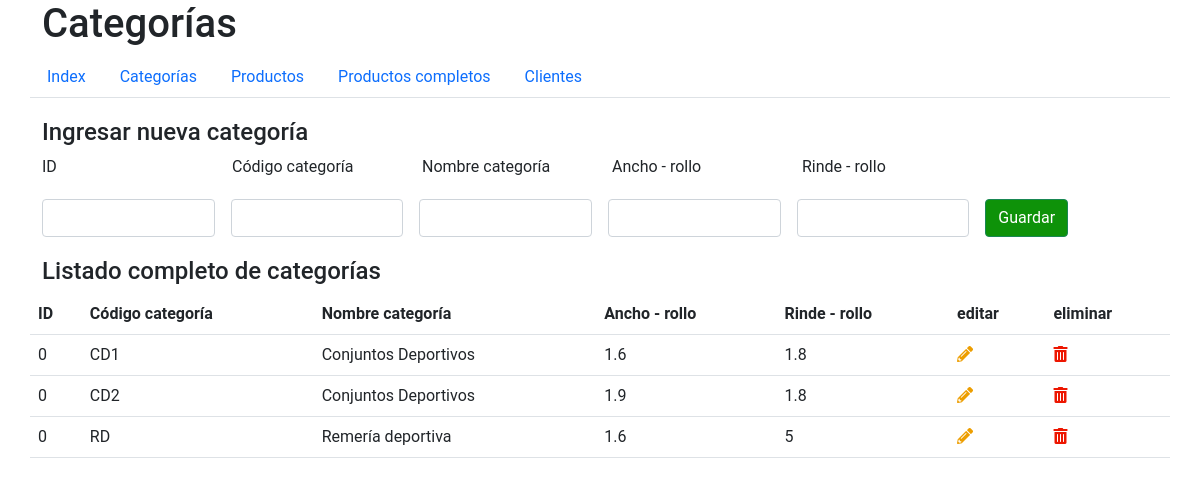
Page /categorias.php on the committed database.
### tables this page shows
CREATE TABLE `cat_productos` (
  `ID_BD` int(11) NOT NULL,
  `idCodigo_Cat` varchar(50) NOT NULL,
  `Nombre_Categoría` varchar(50) NOT NULL,
  `AnchoRollo` float NOT NULL,
  `RindeRollo` float NOT NULL
);

### categorias.php (the view, shortened to what this page needs)
<?php
include 'conexion.php';
$consulta = "SELECT * FROM cat_productos";
$listado=mysqli_query($conexion, $consulta);
?>
<!DOCTYPE html>
<html lang="es">
<head>
    <link rel="stylesheet" href="css/estilos.css">
    <link rel="stylesheet" href="css/BD.css">
    <link href="https://cdn.jsdelivr.net/npm/bootstrap@5.0.2/dist/css/bootstrap.min.css" rel="stylesheet">
    <link href="https://maxcdn.bootstrapcdn.com/font-awesome/4.7.0/css/font-awesome.min.css" rel="stylesheet">
    <link rel="stylesheet" href="https://pro.fontawesome.com/releases/v5.10.0/css/all.css"/>
</head>
<body>
    <main>
        <div class="container">
            <div class="row">
                <h1>Categorías</h1>
                <ul class="nav nav-tabs">
                <li class="nav-item">
                        <a class="nav-link" href="index.php">Index</a>
                    </li>
                    <li class="nav-item">
                        <a class="nav-link" href="categorias.php">Categorías</a>
                    </li>
                    <li class="nav-item">
                        <a class="nav-link" href="productos.php">Productos</a>
                    </li>
                    <li class="nav-item">
                        <a class="nav-link" href="listado_productos.php">Productos completos</a>
                    </li>
                    <li class="nav-item">
                        <a class="nav-link" href="clientes.php">Clientes</a>
                    </li>
                </ul>
            </div>
            <form action="catSetBD.php" method="POST">
                <div class="row">
                    <h4>Ingresar nueva categoría</h4>
                    <div class="col">ID</div>
                    <div class="col">Código categoría</div>
                    <div class="col">Nombre categoría</div>
                    <div class="col">Ancho - rollo</div>
                    <div class="col">Rinde - rollo</div>
                    <div class="col"></div>
                </div>
                <div class="row g-3">
                    <div class="col">
                        <input type="text" class="form-control" aria-label="First name" name="ID_BD">
                    </div>
                    <div class="col">
                        <input type="text" class="form-control" aria-label="First name" name="idCodigo_Cat">
                    </div>
                    <div class="col">
                        <input type="text" class="form-control" aria-label="Last name" name="Nombre_Categoría">
                    </div>
                    <div class="col">
                        <input type="text" class="form-control" aria-label="First name" name="AnchoRollo">
                    </div>
                    <div class="col">
                        <input type="text" class="form-control" aria-label="First name" name="RindeRollo">
                    </div>
                    <div class="col d-grid gap-2 d-md-flex">
                        <button class="btn btn-success" type="submit">Guardar</button>
                    </div>
                </div>
            </form>
            <h4>Listado completo de categorías</h4>
            <div class="row table-responsive">
                <table class="table table-responsive">
                    <tr>
                        <th>ID</th>
                        <th>Código categoría</th>
                        <th>Nombre categoría</th>
                        <th>Ancho - rollo</th>
                        <th>Rinde - rollo</th>
                        <th>editar</th>
                        <th>eliminar</th>
                    </tr>
                    <?php
                    while($tabla = mysqli_fetch_array($listado)){
                    ?>
                        <tr>
                            <td><?php echo $tabla['ID_BD'];?></td>
                            <td><?php echo $tabla['idCodigo_Cat'];?></td>
                            <td><?php echo $tabla['Nombre_Categoría'];?></td>
                            <td><?php echo $tabla['AnchoRollo'];?></td>
                            <td><?php echo $tabla['RindeRollo'];?></td>
                            <td><a href="catEditBD.php?id=<?php echo $tabla['idCodigo_Cat'];?>"><i class="fas fa-pencil-alt"></i></a></td>
                            <td><a href="catDeleBD.php?id=<?php echo $tabla['idCodigo_Cat'];?>"><i class="fas fa-trash-alt"></i></a></td>
                        </tr>
                    <?php }
                    ?>
                </table>
            </div>
        </div>
    </main>
</body>
</html>

### css/estilos.css (style rules this page uses)
* { font-family: 'Roboto', sans-serif; }
.Contenedor_menu-principal a, i { text-decoration: none; color: #646362; }

### css/BD.css (style rules this page uses)
.row { margin-bottom: 20px; }
.fa-pencil-alt { color: #ED9E00; }
.fa-trash-alt { color: #ED1600; }
.btn-success { background-color: #0e9209 !important; }

### rows in the picture
cat_productos: ID_BD "0", idCodigo_Cat "CD1", Nombre_Categoría "Conjuntos Deportivos", AnchoRollo "1.6", RindeRollo "1.8"
cat_productos: ID_BD "0", idCodigo_Cat "CD2", Nombre_Categoría "Conjuntos Deportivos", AnchoRollo "1.9", RindeRollo "1.8"
cat_productos: ID_BD "0", idCodigo_Cat "RD", Nombre_Categoría "Remería deportiva", AnchoRollo "1.6", RindeRollo "5"
